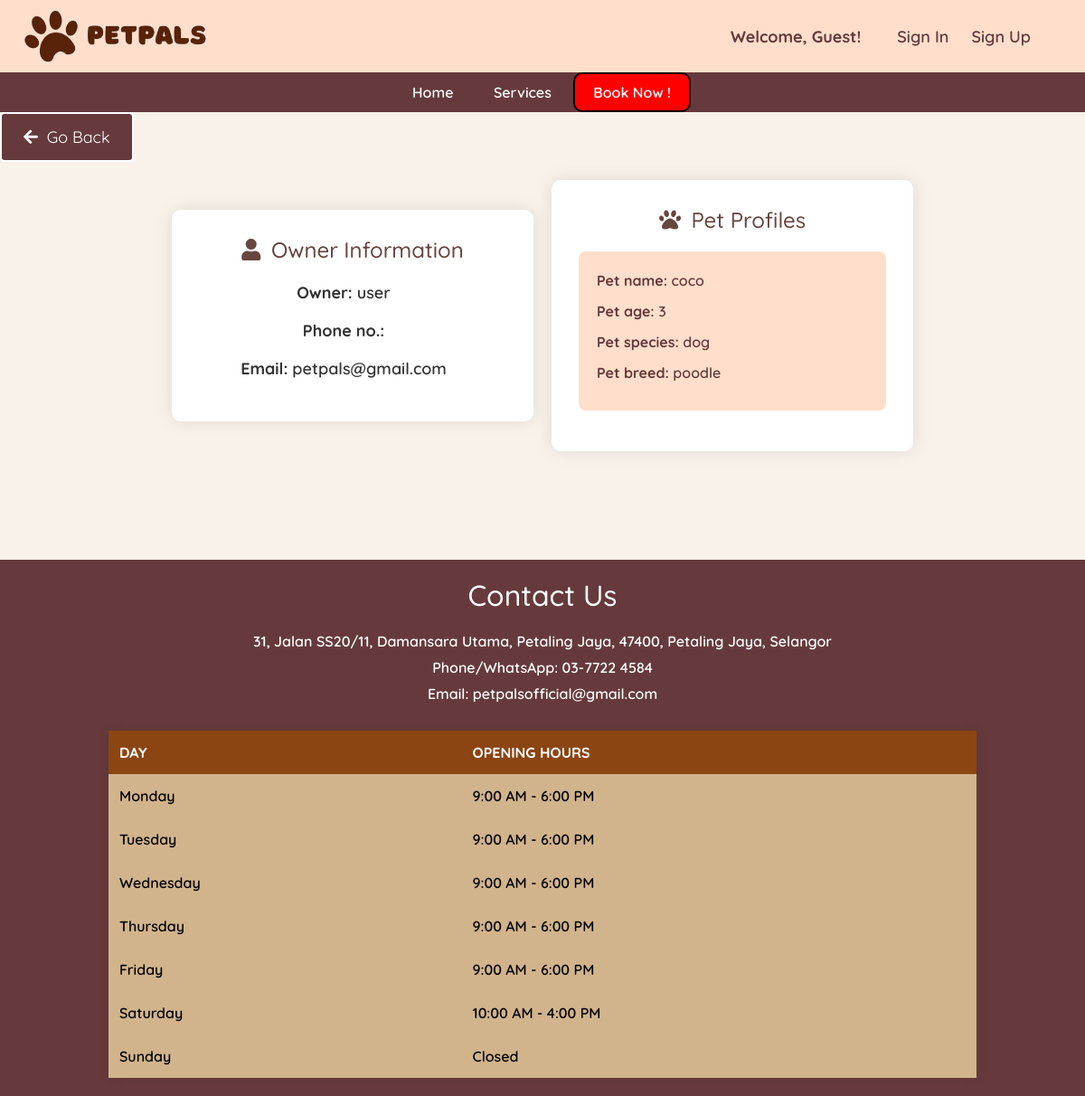
/ownerprofile/24/, run on an earlier commit of the app's database.
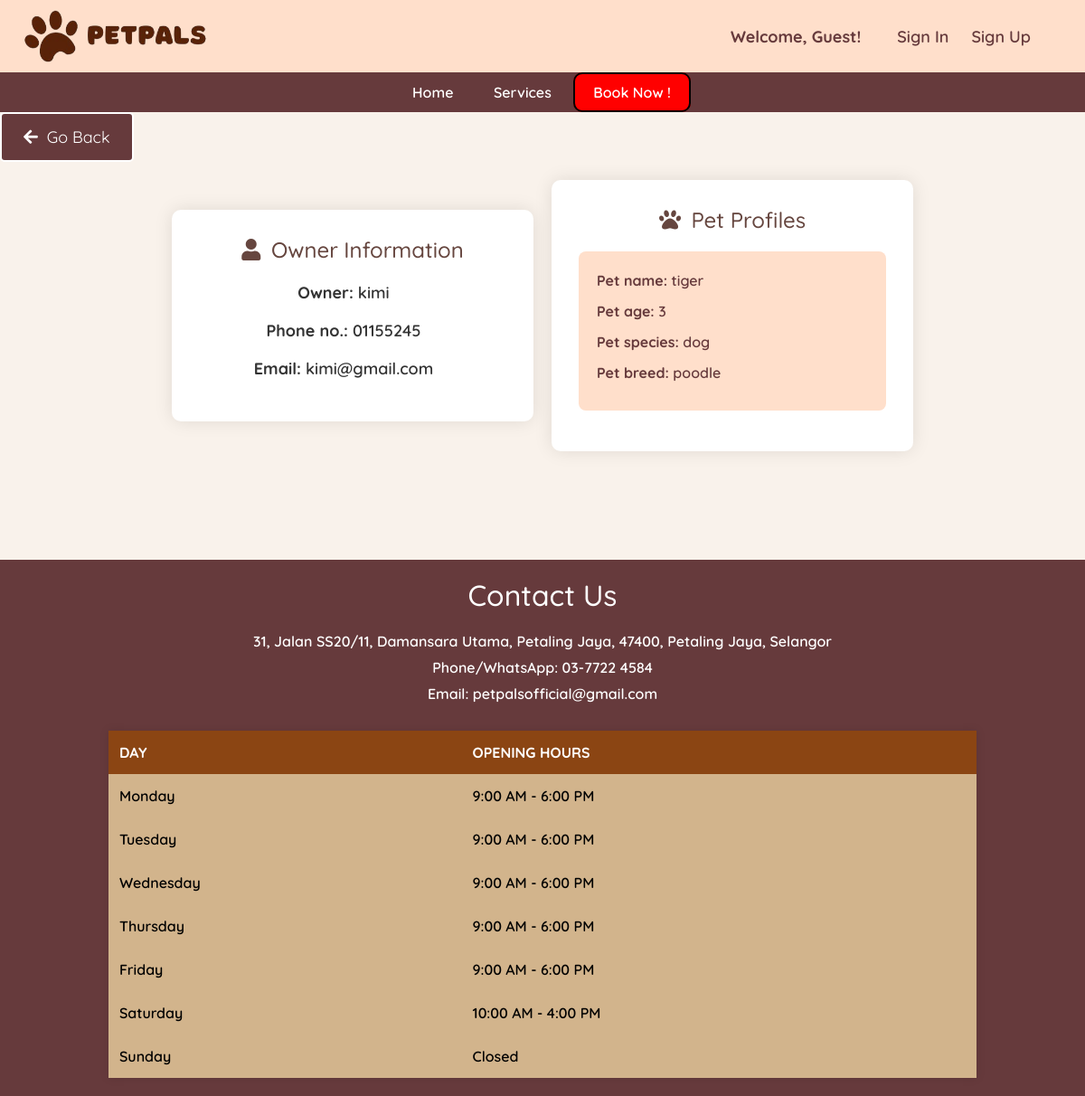
And on a later commit of the database.
### main/models.py (models this page shows, shortened)
class Booking(models.Model):
    owner = models.ForeignKey(Owner, null=True, on_delete=models.CASCADE)
    pet = models.ManyToManyField(Pet)
    date = models.DateField(blank=True, null=True)
    time = models.TimeField(blank=True, null=True)
    SERVICE_CHOICES = [
        ('Hair Grooming', 'Hair Grooming'),
        ('Bath and Dry', 'Bath and Dry'),
        ('Pet Hotel', 'Pet Hotel'),
        ('Pet Daycare', 'Pet Daycare'),
    ]
    service = models.CharField(max_length=50, choices=SERVICE_CHOICES)
    STATUS_CHOICES = [
        ('Ongoing', 'Ongoing'),
        ('Completed', 'Completed'),
        ('Cancelled', 'Cancelled'),
    ]
    status = models.CharField(max_length=20, choices=STATUS_CHOICES, default='Ongoing')
    checkin = models.DateTimeField(null=True, blank=True)
    checkout = models.DateTimeField(null=True, blank=True)

class Owner(models.Model):
    user = models.OneToOneField(User, on_delete=models.CASCADE)
    phone_number = models.CharField(max_length=15, blank=True)
    email = models.EmailField(blank=True)
    def __str__(self):
        return self.user.username

class Pet(models.Model):
    name = models.CharField(max_length=20)
    owner = models.ForeignKey(Owner, null=True, on_delete=models.CASCADE)
    age = models.PositiveBigIntegerField()
    species = models.CharField(max_length=50)
    breed = models.CharField(max_length=50)
    profile_pic = models.ImageField(default="profile.jpg", null=True, blank=True)
    def __str__(self):
        return self.name

### main/views.py (the view)
# urls.py: path('ownerprofile/<int:booking_id>/', views.ownerpf, name='ownerpf'),
def ownerpf(request, booking_id):
    booking = get_object_or_404(Booking, id=booking_id)
    pets = booking.pet.all()
    print(pets)  # Debug output
    return render(request, 'admin_showprofile.html', {'booking': booking, 'pets': pets})

### main/templates/admin_showprofile.html (shortened to what this page needs)
{% extends 'base.html' %}
{% block content %}
<!DOCTYPE html>
<html lang="en">
<head>
    <link rel="stylesheet" href="https://cdnjs.cloudflare.com/ajax/libs/font-awesome/5.15.3/css/all.min.css">
</head>
<body>
<a href="{% url 'admin_dashboard' %}"><button><i class="fas fa-arrow-left"></i> Go Back</button></a>
    <div class="container-wrapper">
        <div class="profile1">
            <h2 class="pf"><i class="fas fa-user"></i> Owner Information</h2>
            <div class="profile-info">
                <p><strong>Owner:</strong> {{ booking.owner }}</p>
                <p><strong>Phone no.:</strong> {{ booking.owner.phone_number }}</p>
                <p><strong>Email:</strong> {{ booking.owner.email }}</p>
            </div>
        </div>
        <div class="bigcontainer">
            <h2 class="pf"><i class="fas fa-paw"></i> Pet Profiles</h2>
            {% for pet in pets %}
            <div class="profile-container">
                <div class="profile-info">
                    <p><strong>Pet name:</strong> {{ pet.name }}</p>
                    <p><strong>Pet age:</strong> {{ pet.age }}</p>
                    <p><strong>Pet species:</strong> {{ pet.species }}</p>
                    <p><strong>Pet breed:</strong> {{ pet.breed }}</p>
                </div>
            </div>
            {% endfor %}
        </div>
    </div>
</html>
{% endblock %}

### main/templates/base.html (shortened to what this page needs)
{% load static %}
<!DOCTYPE html>
<html>
<head>
</head>
<body>
<link rel="stylesheet" href="https://cdn.jsdelivr.net/npm/bootstrap@4.0.0/dist/css/bootstrap.min.css">
</head>
<body>
    {% include 'navbar.html' %}
    {% block content %}
    {% endblock %}
    <footer>
        <div class="footer-content">
            <h2 class="contact">Contact Us</h2>
            <p>	31, Jalan SS20/11, Damansara Utama, Petaling Jaya, 47400,
                Petaling Jaya, Selangor</p>
            <p>Phone/WhatsApp: 03-7722 4584</p>
            <p>Email: petpalsofficial@gmail.com</p>
        </div>
        <div>
            <br>
            <table class="ope">
                <tr>
                    <th>Day</th>
                    <th>Opening Hours</th>
                </tr>
                <tr>
                    <td>Monday</td>
                    <td>9:00 AM - 6:00 PM</td>
                </tr>
                <tr>
                    <td>Tuesday</td>
                    <td>9:00 AM - 6:00 PM</td>
                </tr>
                <tr>
                    <td>Wednesday</td>
                    <td>9:00 AM - 6:00 PM</td>
                </tr>
                <tr>
                    <td>Thursday</td>
                    <td>9:00 AM - 6:00 PM</td>
                </tr>
                <tr>
                    <td>Friday</td>
                    <td>9:00 AM - 6:00 PM</td>
                </tr>
                <tr>
                    <td>Saturday</td>
                    <td>10:00 AM - 4:00 PM</td>
                </tr>
                <tr>
                    <td>Sunday</td>
                    <td>Closed</td>
                </tr>
            </table>
        </div>
    </footer>
</body>
</html>

### main/templates/navbar.html (shortened to what this page needs)
{% load static %}
    <header>
        <img src="{% static 'image/PetPals.png' %}" alt="Pawlogo" width="auto" height="80">
        <div class="profile-bar">
            <div class="profile-info">
                {% if request.user.is_authenticated %}
                    <span>Welcome, {{ request.user }}!</span>
                {% else %}
                    <span>Welcome, Guest!</span>
                {% endif %}
            </div>
                <div class="profile-actions">
                    {% if user.is_authenticated %}
                        <a href="{% url 'profile' %}">My Profile</a>
                        <a href="{% url 'petprofile' %}">Pet Profile</a>
                        <a href="{% url 'logout' %}">Logout</a>
                    {% else %}
                        <a href="{% url 'login' %}">Sign In</a>
                        <a href="{% url 'register' %}">Sign Up</a>
                    {% endif %}
                </div>
        </div>
    </header>
    <nav class="navigation">
        <a href="{% url 'home' %}">Home</a>
        <a href="#services">Services</a>
        <a href="{% url 'bookingpage' %}" class="book">Book Now !</a>
    </nav>

### main/templates/base.html (style rules this page uses)
body { font-family: "Quicksand", sans-serif; font-optical-sizing: auto; font-weight: 600; font-style: normal; margin: 0; padding: 0; background-color: #F9F2EB; }
h2 { color: white; font-size: xx-large; }
footer { background-color: rgb(102, 58, 60); color: white; padding: 20px 0; text-align: center; margin-top: 100px; }
.footer-content { max-width: 960px; margin: 0 auto; }
.footer-content p { margin: 5px 0; }
.contact { color: #fff; }
h2 { text-align: center; color: #8B4513; margin-bottom: 20px; }
.ope { width: 80%; border-collapse: collapse; margin: 0 auto; background-color: rgba(255, 255, 255, 0.7); box-shadow: 0 0 10px rgba(0, 0, 0, 0.1); }
.ope th, td { padding: 12px; text-align: left; border: none; font-size: 16px; color: #000; }
.ope th { background-color: #8B4513; text-transform: uppercase; color: #FFF; }
.ope td { background-color: #D2B48C; }
.contact { color:#FFF }

### main/templates/navbar.html (style rules this page uses)
header { background-color: rgb(255, 223, 203); padding: 0px; text-align: center; color: rgb(102, 58, 60); display: flex; justify-content: space-between; align-items: center; }
.navigation { background-color:rgb(102,58,60); padding: 10px 0; text-align: center; }
.navigation a { color: white; text-decoration: none; padding: 10px 20px; }
.profile-bar { display: flex; align-items: center; margin-right: 5%; font-size: large; }
.profile-info { margin-right: 20px; }
.profile-info span { font-weight: bold; }
.profile-actions a { color: rgb(102,58,60); text-decoration: none; margin-left: 20px; }
.book { border-radius: 10px; border: 2px solid black; background-color: red; color:white; }

### main/templates/admin_showprofile.html (style rules this page uses)
body { font-family: "Quicksand", sans-serif; background-color: #F9F2EB; margin: 0; padding: 0; }
.container-wrapper { display: flex; justify-content: center; align-items: center; margin-top: 20px; text-align: center; max-width: 100%; padding: 0 20px; }
.profile1, .bigcontainer { width: 400px; margin-bottom: 20px; padding: 30px; background-color: #fff; color: #66463F; border-radius: 10px; box-shadow: 0 0 20px rgba(0, 0, 0, 0.1); }
.profile1 { margin-right: 20px; }
.pf { margin-bottom: 20px; color: #66463F; font-size: 24px; }
.profile-info p { margin-bottom: 15px; font-size: 18px; color: #333; }
.profile-container { background-color: rgb(255,223,203); padding: 20px; border-radius: 8px; margin-bottom: 15px; text-align: left; }
.profile-container p { margin-bottom: 10px; font-size: 16px; color: rgb(102,58,60); }
button { background-color: rgb(102,58,60); border: 2px solid white; color: white; padding: 12px 24px; font-size: 18px; border-radius: 5px; cursor: pointer; transition:0.3s ease; }
a { text-decoration: none; }
.fas { margin-right: 5px; }

What changed in the data, as far as the page shows it:
no longer on this page (row edited): Pet: name "coco", age "3", species "dog", breed "poodle"
changed Booking: owner "user" → "kimi"; owner.phone_number (not shown) → "01155245"; owner.email "petpals@gmail.com" → "kimi@gmail.com"
now on this page (row edited): Pet: name "tiger", age "3", species "dog", breed "poodle"
